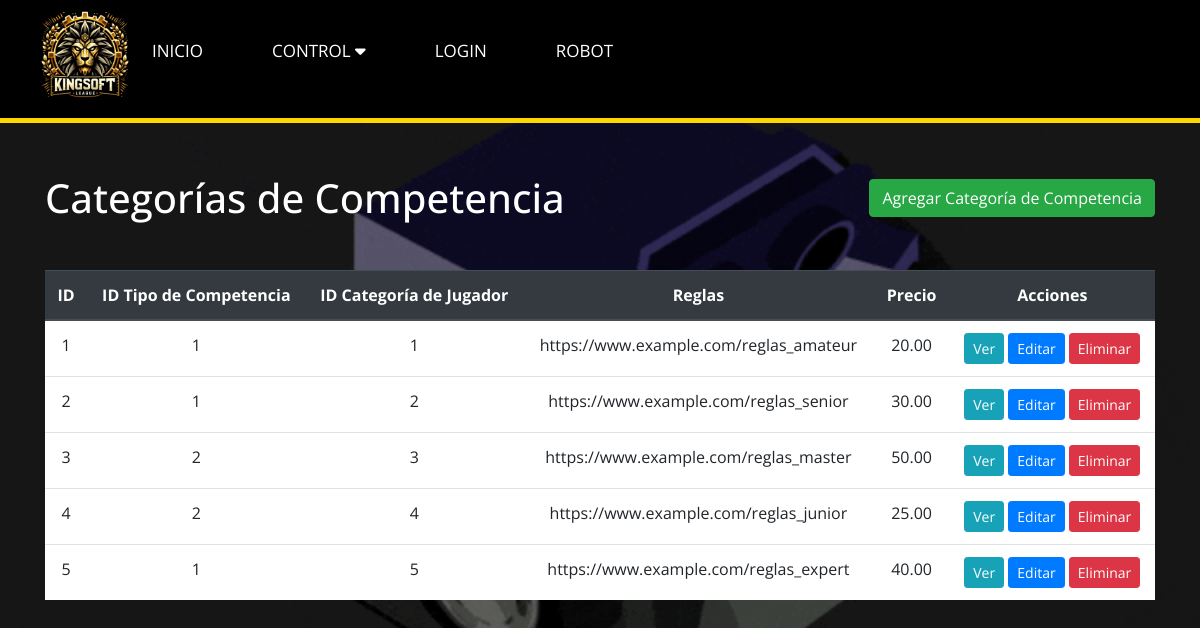
The app's page /Diseño/categoria_competencia_view.php (signed in), older data.
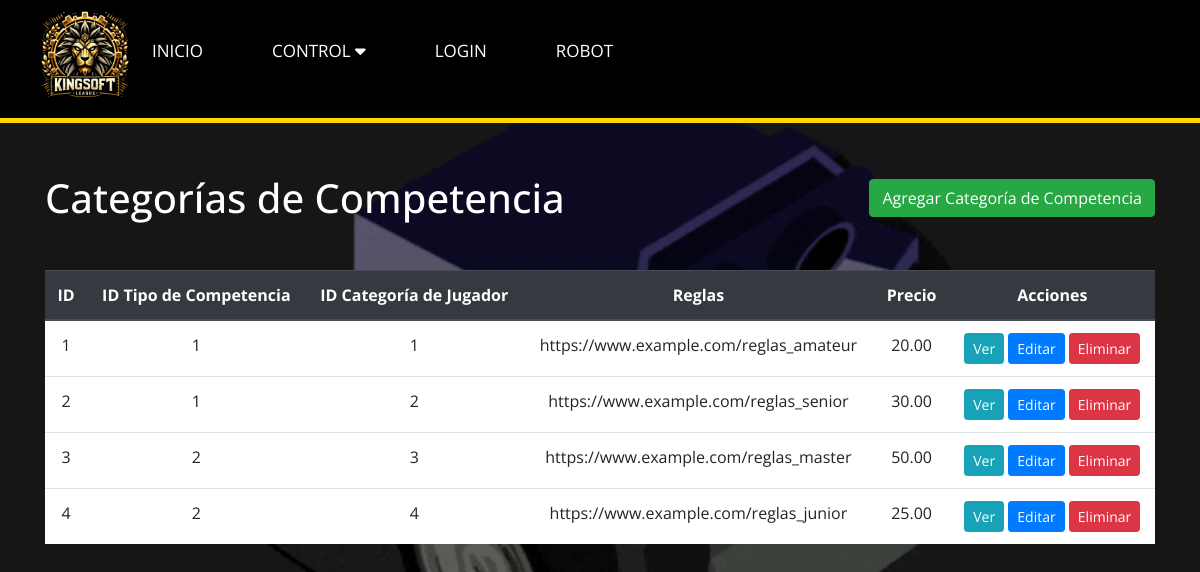
The same page, newer data.
### tables this page shows
CREATE TABLE `categoria_competencia` (
  `id_competencia` int(11) NOT NULL,
  `id_tipo_competencia` int(11) DEFAULT NULL,
  `id_categoria_jugador` int(11) DEFAULT NULL,
  `reglas` varchar(255) DEFAULT NULL,
  `precio` decimal(10,2) DEFAULT NULL
);

### Diseño/categoria_competencia_controller.php (called while the page is built, shortened)
<?php
require_once 'Categoria_Competencia_Model.php';
class CategoriaCompetenciaController {
    private $model;
    public function __construct($db) {
        $this->model = new CategoriaCompetenciaModel($db);
    }
    public function getAllCategoriaCompetencia() {
        return $this->model->getAllCategoriaCompetencia();
    }
}
?>

### Diseño/categoria_competencia_model.php (called while the page is built, shortened)
<?php
class CategoriaCompetenciaModel {
    private $conn;
    public function __construct($db) {
        $this->conn = $db;
    }
    public function getAllCategoriaCompetencia() {
        $query = "SELECT * FROM categoria_competencia";
        $stmt = $this->conn->prepare($query);
        $stmt->execute();
        return $stmt;
    }
}
?>

### Diseño/categoria_competencia_view.php (the view, shortened to what this page needs)
<!DOCTYPE html>
<html lang="en">
<head>
    <link rel="stylesheet" href="https://maxcdn.bootstrapcdn.com/bootstrap/4.5.2/css/bootstrap.min.css">
    <link rel="stylesheet" href="https://cdnjs.cloudflare.com/ajax/libs/font-awesome/6.5.1/css/all.min.css" />
    <link rel="stylesheet" href="style.css">
</head>
<body>
<?php include 'navegador.php'; ?>
<div class="container">
    <div class="d-flex justify-content-between align-items-center mb-4">
        <h1 class="mt-4 mb-4">Categorías de Competencia</h1>
        <a href="agregar_categoria_competencia.php" class="btn btn-success">Agregar Categoría de Competencia</a>
    </div>
    <table class="table">
        <thead class="thead-dark">
            <tr>
                <th>ID</th>
                <th>ID Tipo de Competencia</th>
                <th>ID Categoría de Jugador</th>
                <th>Reglas</th>
                <th>Precio</th>
                <th>Acciones</th>
            </tr>
        </thead>
        <tbody>
            <?php
            require_once 'Categoria_Competencia_Controller.php';
            $db = new PDO('mysql:host=localhost;dbname=datosks', 'root', '');
            $controller = new CategoriaCompetenciaController($db);
            $categorias = $controller->getAllCategoriaCompetencia();
            while ($categoria = $categorias->fetch(PDO::FETCH_ASSOC)) :
            ?>
                <tr>
                    <td><?php echo $categoria['id_competencia']; ?></td>
                    <td><?php echo $categoria['id_tipo_competencia']; ?></td>
                    <td><?php echo $categoria['id_categoria_jugador']; ?></td>
                    <td><?php echo $categoria['reglas']; ?></td>
                    <td><?php echo $categoria['precio']; ?></td>
                    <td>
                        <a href="ver_categoria_competencia.php?id=<?php echo $categoria['id_competencia']; ?>" class="btn btn-info btn-sm">Ver</a>
                        <a href="editar_categoria_competencia.php?id=<?php echo $categoria['id_competencia']; ?>" class="btn btn-primary btn-sm">Editar</a>
                        <a href="eliminar_categoria_competencia.php?id=<?php echo $categoria['id_competencia']; ?>" class="btn btn-danger btn-sm">Eliminar</a>
                    </td>
                </tr>
            <?php endwhile; ?>
        </tbody>
    </table>
</div>
</body>
</html>

### Diseño/navegador.php (shortened to what this page needs)
<!DOCTYPE html>
<html lang="en">
<head>
    <link rel="stylesheet" href="https://cdnjs.cloudflare.com/ajax/libs/font-awesome/6.5.1/css/all.min.css" />
    <link rel="stylesheet" href="stylelogin.css">
<nav class="navbar">
        <div class="navbar-container">
            <h1><a href="#"><img id="logo" src="k.jpeg" alt="Logo"></a></h1>
            <ul class="nav-links">
                <li><a href="menu.html">Inicio</a></li>
                <li><a href="#inicio">CONTROL <i class="fas fa-caret-down"></i></a>
                </li>
                <li><a href="login.php">LOGIN</a></li>
                <li><a href="#sobre-mi">ROBOT</a></li>
                <li><a href="#servicios"></a></li>
                <li><a href="#curriculum"></a></li>
                <li><a href="#contacto"></a></li>
            </ul>
        </div>
    </nav>
</html>

### Diseño/style.css (style rules this page uses)
* { padding: 0; margin: 0; box-sizing: border-box; font-family: 'open sans'; }
html { scroll-behavior: smooth; }
nav ul { list-style: none; display: flex; }
nav ul li { margin: 0 15px; }
nav ul li a { color: #fff; text-decoration: none; text-transform: uppercase; padding: 5px 7px; transition: .3s; }
.navbar { background-color: #000; border-bottom: 5px solid gold; color: #fff; padding: 10px 0; width: 100%; position: fixed; top: 0; left: 0; z-index: 1000; }
.navbar-container { display: flex; justify-content: space-between; align-items: center; max-width: 1400px; margin: 0 auto; padding: 0 20px; width: 100%; }
.nav-links { list-style: none; display: flex; margin-right: auto; }
.nav-links li { margin-right: 20px; }
.nav-links li a { color: #fff; text-decoration: none; transition: color 0.3s; }
#logo { width: 150px; height: auto; margin-left: 20px; }

### Diseño/stylelogin.css (style rules this page uses)
* { padding: 0; margin: 0; box-sizing: border-box; font-family: 'Open Sans', sans-serif; }
html { scroll-behavior: smooth; }
nav ul { list-style: none; display: flex; }
nav ul li { margin: 0 15px; }
nav ul li a { color: #fff; text-decoration: none; text-transform: uppercase; padding: 5px 7px; transition: .3s; }
.navbar { background-color: #000; border-bottom: 5px solid gold; color: #fff; padding: 10px 0; width: 100%; position: fixed; top: 0; left: 0; z-index: 1000; }
.navbar-container { display: flex; justify-content: space-between; align-items: center; max-width: 1400px; margin: 0 auto; padding: 0 20px; width: 100%; }
.nav-links { list-style: none; display: flex; margin-right: auto; }
.nav-links li { margin-right: 20px; }
.nav-links li:not(:last-child) { margin-right: 40px; }
.nav-links li a { color: #fff; text-decoration: none; text-transform: uppercase; font-size: 17px; transition: color 0.3s; }
#logo { width: 90px; height: auto; margin-left: 20px; }

### Diseño/categoria_competencia_view.php (style rules this page uses)
.nav-links li { position: relative; }
.container { margin-top: 150px; text-align: center; }
.table { background-color: white; }
.btn { color: white; }
.btn-info { background-color: #17a2b8; }
.btn-primary { background-color: #007bff; }
.btn-danger { background-color: #dc3545; }
h1 { color:white; }

### Diseño/navegador.php (style rules this page uses)
.nav-links li { position: relative; }

Row changes from the older to the newer data that the page shows:
removed categoria_competencia: id_competencia "5", id_tipo_competencia "1", id_categoria_jugador "5", reglas "https://www.example.com/reglas_expert", precio "40.00"
